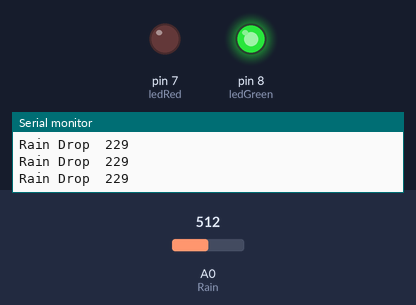
Recording of a sketch running on a simulated Arduino Uno, built with avr-gcc and run on an emulated ATmega328P. Shown: output pins drawn as LEDs (lit = HIGH), the last lines printed to the serial monitor. The inputs (shaded band) are chosen by the test bench; at power-on: A0 (Rain) = 512.

Above: at 1.2 s.
1.3 s: A0 (Rain) set to 898
3.1 s: A0 (Rain) set to 923
At 4.0 s:
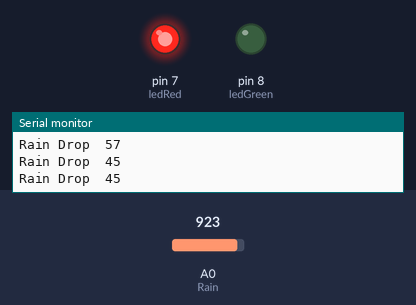
5.1 s: A0 (Rain) set to 900
At 5.55 s:
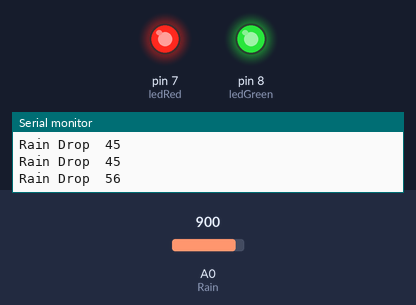
7.1 s: A0 (Rain) set to 1023
At 8.4 s:
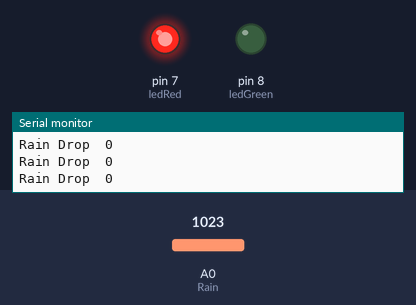
Timing chart, 0 to 10.1 s (numbered marks = the images above; inputs shaded):
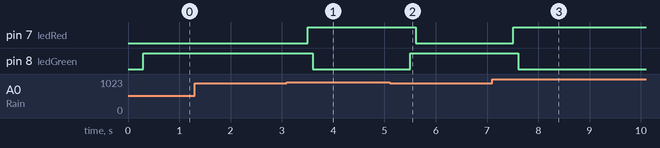

The sketch:

Rain_Sensor_Module_with_LED.ino
```cpp
/*
Aralinks Coding Education
modified 27 April 2019
by Dhenmar Labog
*/

int ledRed =7;
int ledGreen=8;

void setup() {
  Serial.begin(9600);
  pinMode(A0, INPUT);       //Rain
  pinMode(ledRed, OUTPUT);
  pinMode(ledGreen, OUTPUT);
}
void loop() {
  Serial.print("Rain Drop\t");
  int A_Rain = analogRead(A0);
  A_Rain = map(A_Rain, 800, 1023, 100, 0);
  Serial.println(A_Rain);//RAIN
  delay(300);

  if (A_Rain > 50) {
    digitalWrite(ledGreen, HIGH);
    delay(100);
    digitalWrite(ledRed, LOW);
  }
  else {
    digitalWrite(ledRed, HIGH);
    delay(100);
    digitalWrite(ledGreen, LOW);
    }
}
```

Measured:
- the behaviour switches between 911 and 912 on A0 (Rain) (found by bisection; images 0 and 1)
- after the input at 3.1 s, pin 7 (ledRed): LOW → HIGH after 0.40 s; pin 8 (ledGreen): HIGH → LOW after 0.50 s
- after the input at 5.1 s, pin 7 (ledRed): HIGH → LOW after 0.51 s; pin 8 (ledGreen): LOW → HIGH after 0.41 s
- after the input at 7.1 s, pin 7 (ledRed): LOW → HIGH after 0.41 s; pin 8 (ledGreen): HIGH → LOW after 0.51 s
